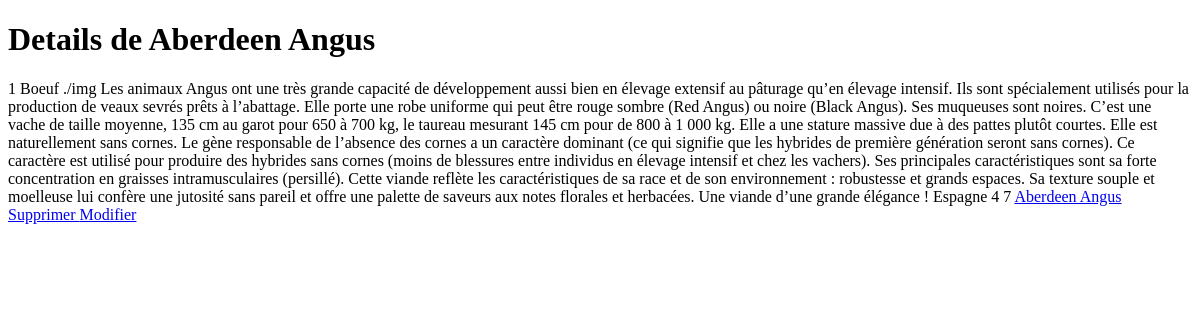
/app/backOffice/details.php?id=1, run on an earlier commit of the app's database.
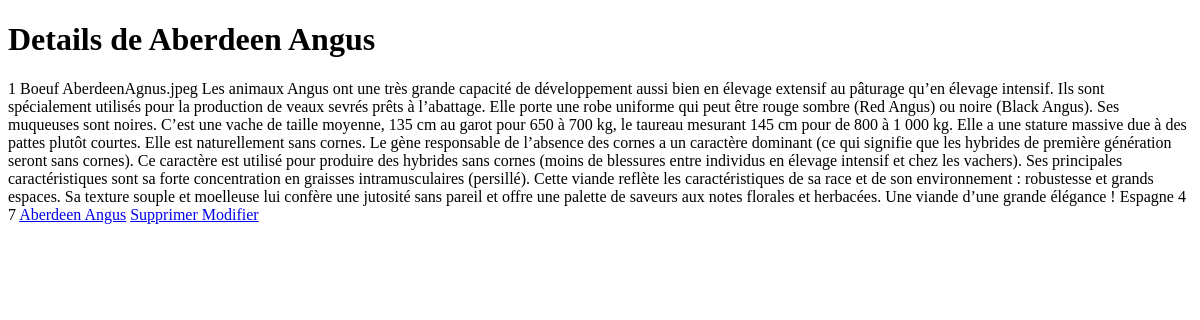
And on a later commit of the database.
### tables this page shows
CREATE TABLE meat (
  id INT PRIMARY KEY,
  nom VARCHAR(90),
  categorie VARCHAR (40),
  image VARCHAR(90),
  elevage TEXT,
  morphologie TEXT,
  plaisirDesYeux TEXT,
  degustation TEXT,
  origine VARCHAR(90),
  prix INT,
  note INT,
  stock INT
);

### app/backOffice/details.php (the view, shortened to what this page needs)
<?php
require_once "connexion.php";
$request = 'SELECT
`id`,
`nom`,
`categorie`,
`image`,
`elevage`,
`morphologie`,
`plaisirDesYeux`,
`degustation`,
`origine`,
`prix`,
`note`,
`stock`
FROM
  `meat`
WHERE
`id` = :id
;';
$stmt = $connection->prepare($request);
$stmt->bindValue(':id', $_GET['id']);
$stmt->execute();
$row = $stmt->fetch(PDO::FETCH_ASSOC);
?>
<!doctype html>
<html lang="en">
<head>
</head>
<body>
<h1> Details de <?=$row['nom'] ?></h1>
<tr>
    <td><?=$row['id']?></td>
    <td><?=$row['categorie']?></td>
    <td><?=$row['image']?></td>
    <td><?=$row['elevage']?></td>
    <td><?=$row['morphologie']?></td>
    <td><?=$row['plaisirDesYeux']?></td>
    <td><?=$row['degustation']?></td>
    <td><?=$row['origine']?></td>
    <td><?=$row['note']?></td>
    <td><?=$row['stock']?></td>
    <td><a href="details.php?id=<?=$row['id']?>"><?=$row['nom']?></a></td>
    <td>
        <a href="delete.php?id=<?=$row['id']?>"> Supprimer </a>
        <a href="edit.php?id=<?=$row['id']?>"> Modifier </a>
    </td>
</tr>
</body>

What changed in the data, as far as the page shows it:
changed meat "Aberdeen Angus": image "./img" → "AberdeenAgnus.jpeg"
